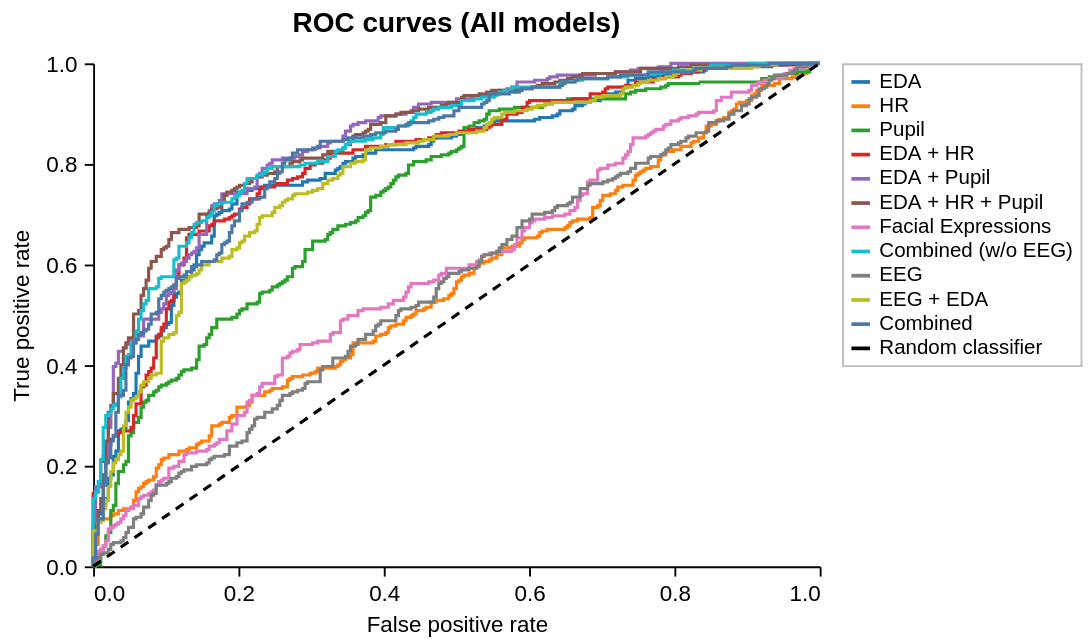

Notebook source saved alongside this figure:
### Markdown cell above
## C — ROC curves

### Code cell
roc_results = load_roc_results(cache)
panel_c = plot_roc_curves(
    roc_results,
    width=390,
    height=270,
    title="ROC curves (All models)",
)
style_figure(panel_c)

### Figure 1 — Vega-Lite specification as saved in the notebook (floating-point values rounded to 4 significant figures; data arrays with more than 128 entries replaced by an {"elided": "..."} marker saying what was removed)
{"config": {"view": {"continuousWidth": 300, "continuousHeight": 300, "stroke": null}, "axis": {"domainColor": "black", "domainWidth": 1, "grid": false, "labelColor": "black", "labelFont": "Arial", "labelFontSize": 12, "labelPadding": 4, "tickColor": "black", "tickSize": 5, "titleColor": "black", "titleFont": "Arial", "titleFontSize": 12, "titleFontWeight": "normal", "titlePadding": 6}, "background": "white", "font": "Arial", "header": {"labelFont": "Arial", "labelFontSize": 15, "labelFontWeight": "bold", "titleFont": "Arial", "titleFontSize": 15}, "legend": {"labelFont": "Arial", "labelFontSize": 11, "titleFont": "Arial", "titleFontSize": 11, "titleFontWeight": "normal"}, "title": {"anchor": "middle", "color": "black", "font": "Arial", "fontSize": 15, "fontWeight": "bold", "offset": 8}}, "data": {"values": {"elided": "2519 records"}}, "mark": {"type": "line", "strokeWidth": 1.7}, "encoding": {"color": {"field": "model", "legend": {"direction": "vertical", "fillColor": "white", "offset": 8, "orient": "right", "padding": 4, "strokeColor": "#bdbdbd", "symbolSize": 100, "symbolStrokeWidth": 2, "title": null}, "scale": {"domain": ["EDA", "HR", "Pupil", "EDA + HR", "EDA + Pupil", "EDA + HR + Pupil", "Facial Expressions", "Combined (w/o EEG)", "EEG", "EEG + EDA", "Combined", "Random classifier"], "range": ["#1f77b4", "#ff7f0e", "#2ca02c", "#d62728", "#9467bd", "#8c564b", "#e377c2", "#17becf", "#7f7f7f", "#bcbd22", "#4c78a8", "black"]}, "sort": ["EDA", "HR", "Pupil", "EDA + HR", "EDA + Pupil", "EDA + HR + Pupil", "Facial Expressions", "Combined (w/o EEG)", "EEG", "EEG + EDA", "Combined", "Random classifier"], "type": "nominal"}, "detail": {"field": "model", "type": "nominal"}, "strokeDash": {"field": "line_type", "legend": null, "scale": {"domain": ["Model", "Random classifier"], "range": [[1, 0], [5, 4]]}, "type": "nominal"}, "tooltip": [{"field": "model", "title": "Model", "type": "nominal"}, {"field": "false_positive_rate", "format": ".3f", "title": "False positive rate", "type": "quantitative"}, {"field": "true_positive_rate", "format": ".3f", "title": "True positive rate", "type": "quantitative"}], "x": {"axis": {"format": ".1f", "tickCount": 6}, "field": "false_positive_rate", "scale": {"domain": [0, 1], "nice": false}, "title": "False positive rate", "type": "quantitative"}, "y": {"axis": {"format": ".1f", "tickCount": 6}, "field": "true_positive_rate", "scale": {"domain": [0, 1], "nice": false}, "title": "True positive rate", "type": "quantitative"}}, "height": 270, "title": {"text": "ROC curves (All models)", "anchor": "middle"}, "width": 390, "$schema": "https://vega.github.io/schema/vega-lite/v6.4.1.json"}
